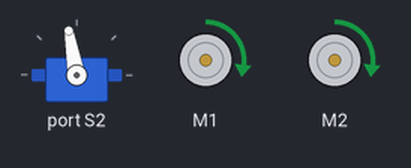
Recording of a program running on a simulated BBC micro:bit (MakeCode). Shown: servo, 2 × DC motor (green arrow = forward, orange = backward, longer = faster).

Above: at 0.05 s.
At 1.0 s:
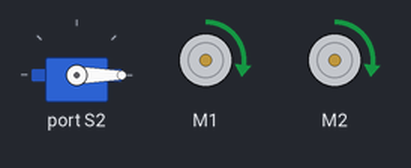
Timing chart, 0 to 3.0 s (numbered marks = the images above):
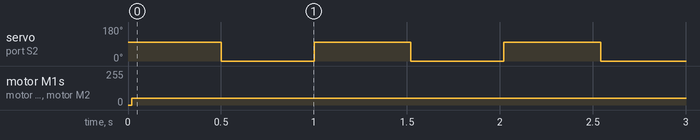

Measured:
- by itself, servo on port S2: alternates 100° for 0.52 s and 0° for 0.50 s
- by itself, motor M1, motor M2: stopped → forward 50/255 at 0.02 s

The program:

main.ts
```typescript
maqueen.servoRun(maqueen.Servos.S2, 100)
basic.forever(function () {
    basic.pause(500)
    maqueen.servoRun(maqueen.Servos.S2, 0)
    basic.pause(500)
    maqueen.servoRun(maqueen.Servos.S2, 100)
})
basic.forever(function () {
    maqueen.motorRun(maqueen.Motors.All, maqueen.Dir.CW, 50)
})
```

test.ts
```typescript
// aquí va el archivo "tests"; esto no se compilará cuando este paquete se utilice como una extensión.
```
